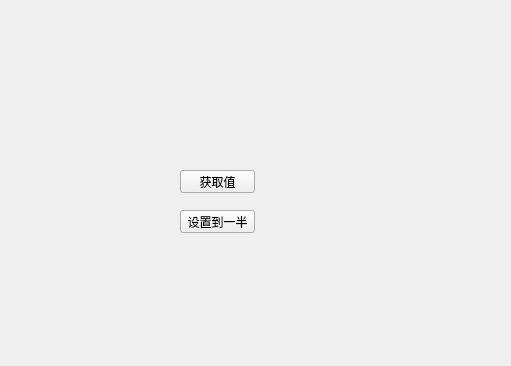
<?xml version="1.0" encoding="UTF-8"?>
<ui version="4.0">
 <class>Widget</class>
 <widget class="QWidget" name="Widget">
  <property name="geometry">
   <rect>
    <x>0</x>
    <y>0</y>
    <width>511</width>
    <height>366</height>
   </rect>
  </property>
  <property name="windowTitle">
   <string>Widget</string>
  </property>
  <widget class="SmallWidget" name="mywidget" native="true">
   <property name="geometry">
    <rect>
     <x>110</x>
     <y>50</y>
     <width>231</width>
     <height>80</height>
    </rect>
   </property>
  </widget>
  <widget class="QPushButton" name="btnGet">
   <property name="geometry">
    <rect>
     <x>180</x>
     <y>170</y>
     <width>75</width>
     <height>23</height>
    </rect>
   </property>
   <property name="text">
    <string>获取值</string>
   </property>
  </widget>
  <widget class="QPushButton" name="btnSet">
   <property name="geometry">
    <rect>
     <x>180</x>
     <y>210</y>
     <width>75</width>
     <height>23</height>
    </rect>
   </property>
   <property name="text">
    <string>设置到一半</string>
   </property>
  </widget>
 </widget>
 <layoutdefault spacing="6" margin="11"/>
 <customwidgets>
  <customwidget>
   <class>SmallWidget</class>
   <extends>QWidget</extends>
   <header location="global">smallwidget.h</header>
   <container>1</container>
  </customwidget>
 </customwidgets>
 <resources/>
 <connections/>
</ui>
